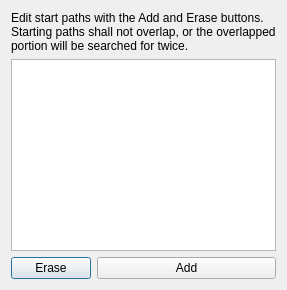
<?xml version="1.0" encoding="UTF-8"?>
<ui version="4.0">
 <class>seev::StartPathConfWidget</class>
 <widget class="QDialog" name="seev::StartPathConfWidget">
  <property name="windowTitle">
   <string>Edit Start Paths</string>
  </property>
  <layout class="QFormLayout" name="formLayout">
   <item row="1" column="0" colspan="2">
    <widget class="QListWidget" name="startPathLst">
     <property name="editTriggers">
      <set>QAbstractItemView::NoEditTriggers</set>
     </property>
     <property name="selectionBehavior">
      <enum>QAbstractItemView::SelectRows</enum>
     </property>
    </widget>
   </item>
   <item row="3" column="0">
    <widget class="QPushButton" name="eraseBut">
     <property name="text">
      <string>Erase</string>
     </property>
    </widget>
   </item>
   <item row="3" column="1">
    <widget class="QPushButton" name="addBut">
     <property name="text">
      <string>Add</string>
     </property>
    </widget>
   </item>
   <item row="0" column="0" colspan="2">
    <widget class="QLabel" name="label">
     <property name="text">
      <string>Edit start paths with the Add and Erase buttons.
Starting paths shall not overlap, or the overlapped portion will be searched for twice.</string>
     </property>
     <property name="wordWrap">
      <bool>true</bool>
     </property>
    </widget>
   </item>
  </layout>
 </widget>
 <resources/>
 <connections/>
</ui>
